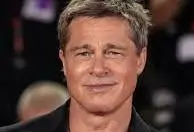
#> input picture download.webp, 194 x 132 px
$ python bot.py
#> lines starting #> are read from the running program, lines starting #| are printed output that depends on the picture; after the words box and inside, x2 and y2 are one past the last pixel; in counts of white or black regions, pixels touching at a corner belong together
"""my bot — تشخیص چهره با OpenCV و مدل Haar Cascade.

مدل (model.xml) را لود می‌کند، چهره‌ها را در عکس (download.webp)
پیدا می‌کند، دورشان مستطیل سبز می‌کشد و نتیجه را در
result.jpg ذخیره می‌کند.
"""

import os
import sys

import cv2

# فایل‌ها همیشه کنار همین اسکریپت هستند (فرقی نمی‌کند از کجا اجرا شود)
BASE = os.path.dirname(os.path.abspath(__file__))

MODEL_PATH = os.path.join(BASE, "model.xml")
IMAGE_PATH = os.path.join(BASE, "download.webp")
RESULT_PATH = os.path.join(BASE, "result.jpg")

# ── ۱. لود کردن مدل ───────────────────────────────────────────

face_cascade = cv2.CascadeClassifier(MODEL_PATH)

if face_cascade.empty():
    print("خطا: مدل بارگذاری نشد — model.xml را چک کن.")
    sys.exit(1)

print("مدل با موفقیت لود شد ✅")

# ── ۲. خواندن عکس ─────────────────────────────────────────────

image = cv2.imread(IMAGE_PATH)
#> image is the input picture: shape (132, 194, 3); mean B, G, R 54.9, 62.1, 86.4

if image is None:
    print("خطا: عکس خوانده نشد — download.webp را چک کن.")
    sys.exit(1)

print(f"عکس خوانده شد: {image.shape[1]}×{image.shape[0]} پیکسل")
#| عکس خوانده شد: 194×132 پیکسل

# ── ۳. تبدیل به سیاه‌وسفید (مدل با خاکستری کار می‌کند) ────────

gray = cv2.cvtColor(image, cv2.COLOR_BGR2GRAY)
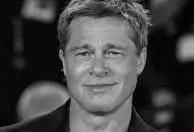
#> gray: shape (132, 194); min 0, max 204, mean 68.5

# ── ۴. پیدا کردن چهره‌ها ──────────────────────────────────────

faces = face_cascade.detectMultiScale(
    gray,
    scaleFactor=1.1,     # هر مرحله ۱۰٪ کوچک‌تر
    minNeighbors=5,      # هرچه بیشتر، خطای کمتر
    minSize=(60, 60)     # چهره‌های خیلی کوچک نادیده گرفته می‌شوند
)
#> faces = [[57, 17, 88, 88]]

print(f"چهره پیدا شد: {len(faces)} تا 🎯")
#| چهره پیدا شد: 1 تا 🎯

# ── ۵. کشیدن مستطیل دور هر چهره ──────────────────────────────

for (x, y, w, h) in faces:
    cv2.rectangle(image, (x, y), (x + w, y + h), (0, 255, 0), 2)
    cv2.putText(
        image, "Face", (x, y - 10),
        cv2.FONT_HERSHEY_SIMPLEX, 0.7, (0, 255, 0), 2
    )
#> this loop made 1 pass
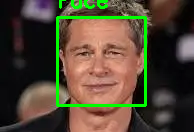
#> image: shape (132, 194, 3); 4.93% of pixels changed, all inside (x1, y1, x2, y2) = (56, 0, 147, 107)

# ── ۶. ذخیره‌ی نتیجه ─────────────────────────────────────────

cv2.imwrite(RESULT_PATH, image)
print(f"نتیجه ذخیره شد: {RESULT_PATH}")
